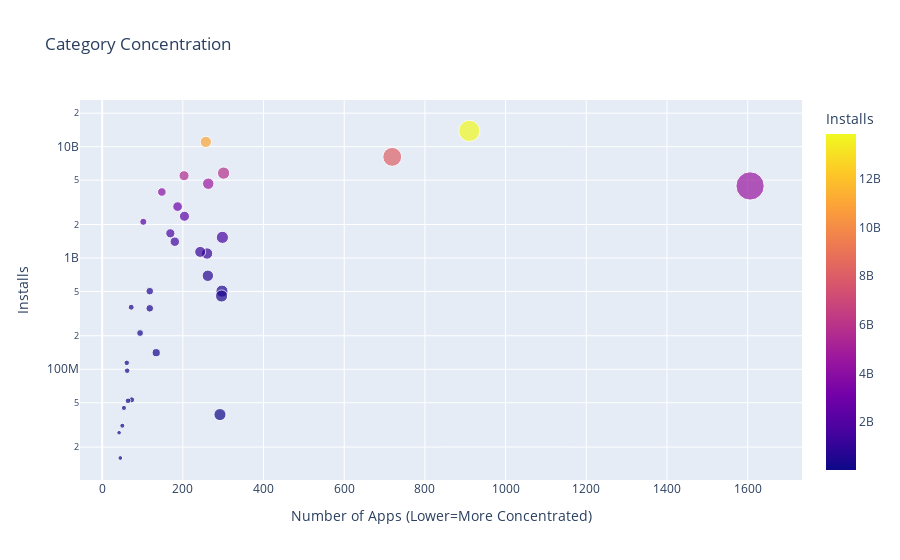

The cell this chart's notebook holds for it:
### Markdown cell above
## SCATTER

### Code cell
scatter = px.scatter(data_frame=merged_df,
                     x='Count',
                     y='Installs',
                     title='Category Concentration',
                     size='Count',  # Use a numerical column for size
                     hover_name='Category',  # Specify the column name for hover information
                     color='Installs')

scatter.update_layout(xaxis_title="Number of Apps (Lower=More Concentrated)",
                      yaxis_title="Installs",
                      yaxis=dict(type='log'))

### Figure 1 — Plotly figure (JSON) as saved in the notebook; plotly's stock layout.template omitted (floating-point values rounded to 4 significant figures)
{"data": [{"hovertemplate": "<b>%{hovertext}</b><br><br>Count=%{marker.size}<br>Installs=%{marker.color}<extra></extra>", "hovertext": ["FAMILY", "GAME", "TOOLS", "PRODUCTIVITY", "PERSONALIZATION", "LIFESTYLE", "FINANCE", "MEDICAL", "PHOTOGRAPHY", "BUSINESS", "SPORTS", "COMMUNICATION", "HEALTH_AND_FITNESS", "NEWS_AND_MAGAZINES", "SOCIAL", "TRAVEL_AND_LOCAL", "SHOPPING", "BOOKS_AND_REFERENCE", "VIDEO_PLAYERS", "DATING", "EDUCATION", "MAPS_AND_NAVIGATION", "ENTERTAINMENT", "FOOD_AND_DRINK", "AUTO_AND_VEHICLES", "WEATHER", "LIBRARIES_AND_DEMO", "HOUSE_AND_HOME", "ART_AND_DESIGN", "COMICS", "PARENTING", "EVENTS", "BEAUTY"], "legendgroup": "", "marker": {"color": [4437554490, 13858762717, 8099724500, 5788070180, 1532352930, 503611120, 455249400, 39162676, 4649143130, 692018120, 1096431465, 11039241530, 1134006220, 2369110650, 5487841475, 2894859300, 1400331540, 1665791655, 3916897200, 140912410, 352852000, 503267560, 2113660000, 211677750, 53129800, 361096500, 52083000, 97082000, 114233100, 44931100, 31116110, 15949410, 26916200], "coloraxis": "coloraxis", "size": [1606, 910, 719, 301, 298, 297, 296, 292, 263, 262, 260, 257, 243, 204, 203, 187, 180, 169, 148, 134, 118, 118, 102, 94, 73, 72, 64, 62, 61, 54, 50, 45, 42], "sizemode": "area", "sizeref": 4.015, "symbol": "circle"}, "mode": "markers", "name": "", "orientation": "v", "showlegend": false, "type": "scatter", "x": [1606, 910, 719, 301, 298, 297, 296, 292, 263, 262, 260, 257, 243, 204, 203, 187, 180, 169, 148, 134, 118, 118, 102, 94, 73, 72, 64, 62, 61, 54, 50, 45, 42], "xaxis": "x", "y": [4437554490, 13858762717, 8099724500, 5788070180, 1532352930, 503611120, 455249400, 39162676, 4649143130, 692018120, 1096431465, 11039241530, 1134006220, 2369110650, 5487841475, 2894859300, 1400331540, 1665791655, 3916897200, 140912410, 352852000, 503267560, 2113660000, 211677750, 53129800, 361096500, 52083000, 97082000, 114233100, 44931100, 31116110, 15949410, 26916200], "yaxis": "y"}], "layout": {"coloraxis": {"colorbar": {"title": {"text": "Installs"}}, "colorscale": [[0, "#0d0887"], [0.1111, "#46039f"], [0.2222, "#7201a8"], [0.3333, "#9c179e"], [0.4444, "#bd3786"], [0.5556, "#d8576b"], [0.6667, "#ed7953"], [0.7778, "#fb9f3a"], [0.8889, "#fdca26"], [1, "#f0f921"]]}, "legend": {"itemsizing": "constant", "tracegroupgap": 0}, "title": {"text": "Category Concentration"}, "xaxis": {"anchor": "y", "domain": [0, 1], "title": {"text": "Number of Apps (Lower=More Concentrated)"}}, "yaxis": {"anchor": "x", "domain": [0, 1], "title": {"text": "Installs"}, "type": "log"}}}
